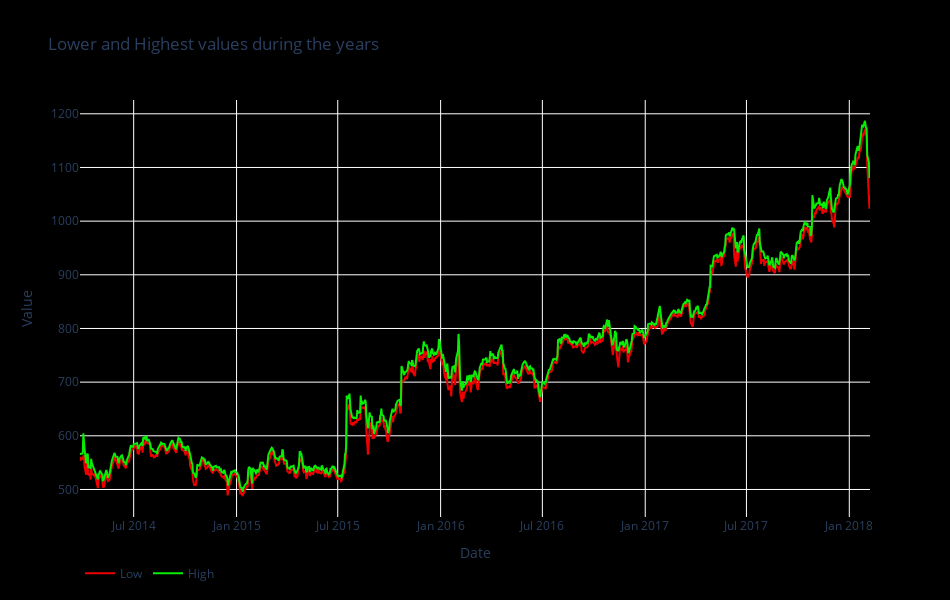

The code cell stored with this chart in its notebook:
### Markdown cell above
# Lower and Highest values during the years

### Code cell
fig = go.Figure(
    layout = go.Layout(
        title = 'Lower and Highest values during the years',
        xaxis = dict(title = 'Date'),
        yaxis = dict(title = 'Value'),
        legend = dict(bgcolor = 'black', orientation = 'h'),
        showlegend = True,
        paper_bgcolor = 'black',
        plot_bgcolor = 'black',
        width = 950,
        height = 600
    )
)

fig.add_trace(go.Scatter(x = df_g['date'], y = df_g['low'], mode = 'lines', name = 'Low', line = dict(color = '#f00000')))
fig.add_trace(go.Scatter(x = df_g['date'], y = df_g['high'], mode = 'lines', name = 'High', line = dict(color = '#09ed05')))

fig.show()

### Figure 1 — Plotly figure (JSON) as saved in the notebook; plotly's stock layout.template omitted (floating-point values rounded to 4 significant figures; data arrays with more than 128 entries replaced by an {"elided": "..."} marker saying what was removed)
{"data": [{"line": {"color": "#f00000"}, "mode": "lines", "name": "Low", "type": "scatter", "x": {"elided": "975 str values"}, "y": {"elided": "975 float values"}}, {"line": {"color": "#09ed05"}, "mode": "lines", "name": "High", "type": "scatter", "x": {"elided": "975 str values"}, "y": {"elided": "975 float values"}}], "layout": {"height": 600, "legend": {"bgcolor": "black", "orientation": "h"}, "paper_bgcolor": "black", "plot_bgcolor": "black", "showlegend": true, "title": {"text": "Lower and Highest values during the years"}, "width": 950, "xaxis": {"title": {"text": "Date"}}, "yaxis": {"title": {"text": "Value"}}}}
